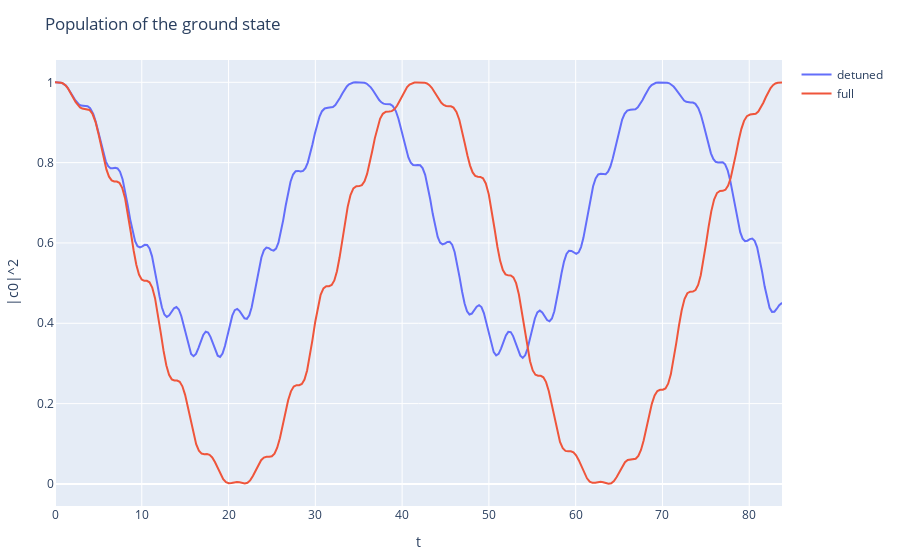

Notebook code for this chart:
### Code cell
plot_detuned = scatter(x = sol.t, y = abs2.(c0), mode = "lines", name = "detuned")

layout = Layout(yaxis_title="|c0|^2", xaxis_title="t", title="Population of the ground state")

plot([plot_detuned, plot_full], layout)

### Figure 1 — Plotly figure (JSON) as saved in the notebook; plotly's stock layout.template omitted (floating-point values rounded to 4 significant figures; data arrays with more than 128 entries replaced by an {"elided": "..."} marker saying what was removed)
{"data": [{"mode": "lines", "name": "detuned", "type": "scatter", "x": {"elided": "313 float values"}, "y": {"elided": "313 float values"}}, {"mode": "lines", "name": "full", "type": "scatter", "x": {"elided": "282 float values"}, "y": {"elided": "282 float values"}}], "layout": {"margin": {"b": 50, "l": 50, "r": 50, "t": 60}, "title": "Population of the ground state", "xaxis": {"title": {"text": "t"}}, "yaxis": {"title": {"text": "|c0|^2"}}}}
